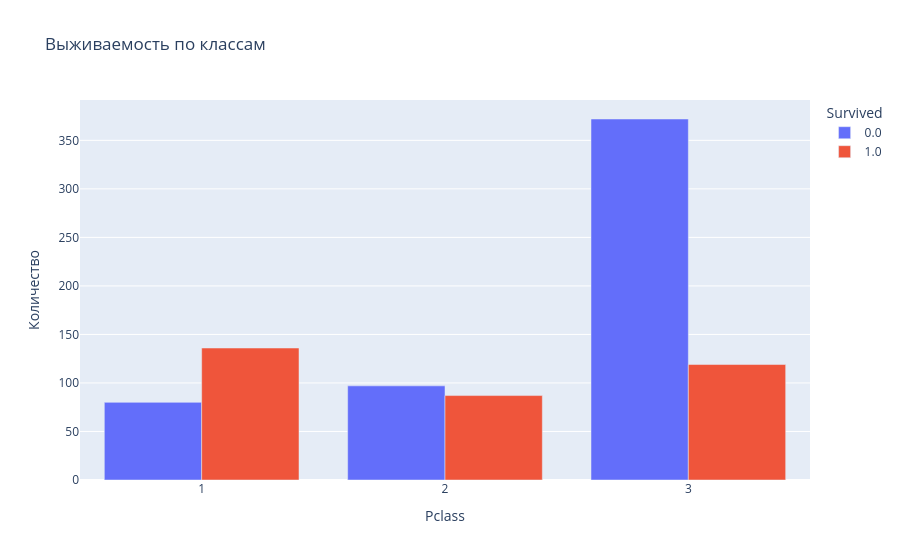

This figure's notebook cell:
### Markdown cell above
#### 4. Bar chart (интерактивный)

### Code cell
survival_by_class = combined_df.groupby(['Pclass', 'Survived']).size().unstack()
fig4 = px.bar(survival_by_class, barmode='group',
             title='Выживаемость по классам',
             labels={'value': 'Количество', 'variable': 'Выжил'})
fig4.show()

### Figure 1 — Plotly figure (JSON) as saved in the notebook; plotly's stock layout.template omitted (floating-point values rounded to 4 significant figures)
{"data": [{"alignmentgroup": "True", "hovertemplate": "Survived=0.0<br>Pclass=%{x}<br>Количество=%{y}<extra></extra>", "legendgroup": "0.0", "marker": {"color": "#636efa", "pattern": {"shape": ""}}, "name": "0.0", "offsetgroup": "0.0", "orientation": "v", "showlegend": true, "textposition": "auto", "type": "bar", "x": [1, 2, 3], "xaxis": "x", "y": [80, 97, 372], "yaxis": "y"}, {"alignmentgroup": "True", "hovertemplate": "Survived=1.0<br>Pclass=%{x}<br>Количество=%{y}<extra></extra>", "legendgroup": "1.0", "marker": {"color": "#EF553B", "pattern": {"shape": ""}}, "name": "1.0", "offsetgroup": "1.0", "orientation": "v", "showlegend": true, "textposition": "auto", "type": "bar", "x": [1, 2, 3], "xaxis": "x", "y": [136, 87, 119], "yaxis": "y"}], "layout": {"autosize": true, "barmode": "group", "legend": {"title": {"text": "Survived"}, "tracegroupgap": 0}, "title": {"text": "Выживаемость по классам"}, "xaxis": {"anchor": "y", "autorange": true, "domain": [0, 1], "range": [0.5, 3.5], "title": {"text": "Pclass"}, "type": "linear"}, "yaxis": {"anchor": "x", "autorange": true, "domain": [0, 1], "range": [0, 391.6], "title": {"text": "Количество"}, "type": "linear"}}}
